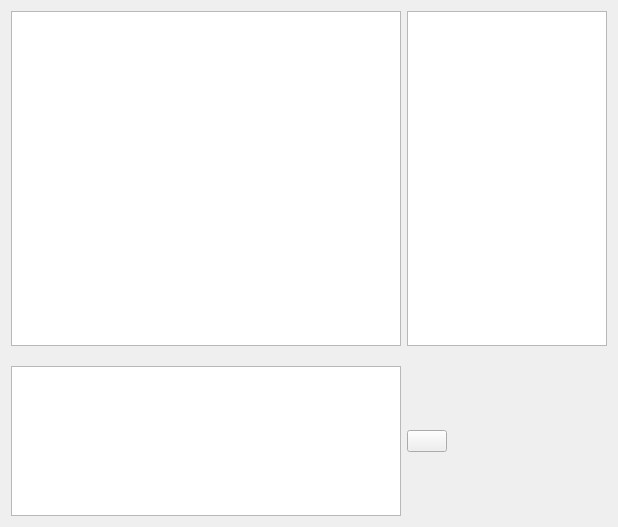
<?xml version="1.0" encoding="UTF-8"?>
<ui version="4.0">
 <class>ChatWindow</class>
 <widget class="QWidget" name="ChatWindow">
  <property name="geometry">
   <rect>
    <x>0</x>
    <y>0</y>
    <width>618</width>
    <height>527</height>
   </rect>
  </property>
  <property name="sizePolicy">
   <sizepolicy hsizetype="Fixed" vsizetype="Fixed">
    <horstretch>0</horstretch>
    <verstretch>0</verstretch>
   </sizepolicy>
  </property>
  <property name="windowTitle">
   <string>Chat cliient v0.0</string>
  </property>
  <layout class="QGridLayout" name="gridLayout" rowstretch="0,0">
   <property name="sizeConstraint">
    <enum>QLayout::SetMaximumSize</enum>
   </property>
   <property name="verticalSpacing">
    <number>20</number>
   </property>
   <item row="1" column="0">
    <widget class="QTextEdit" name="textEdit">
     <property name="sizePolicy">
      <sizepolicy hsizetype="Expanding" vsizetype="Fixed">
       <horstretch>0</horstretch>
       <verstretch>0</verstretch>
      </sizepolicy>
     </property>
     <property name="minimumSize">
      <size>
       <width>0</width>
       <height>150</height>
      </size>
     </property>
     <property name="maximumSize">
      <size>
       <width>16777215</width>
       <height>150</height>
      </size>
     </property>
    </widget>
   </item>
   <item row="1" column="1">
    <widget class="QPushButton" name="sendButton">
     <property name="sizePolicy">
      <sizepolicy hsizetype="Maximum" vsizetype="Maximum">
       <horstretch>0</horstretch>
       <verstretch>0</verstretch>
      </sizepolicy>
     </property>
     <property name="text">
      <string/>
     </property>
     <property name="icon">
      <iconset resource="client_path.qrc">
       <normaloff>:/ico/ico/email.png</normaloff>:/ico/ico/email.png</iconset>
     </property>
     <property name="iconSize">
      <size>
       <width>150</width>
       <height>50</height>
      </size>
     </property>
    </widget>
   </item>
   <item row="0" column="1">
    <widget class="QListWidget" name="clientList">
     <property name="enabled">
      <bool>true</bool>
     </property>
     <property name="sizePolicy">
      <sizepolicy hsizetype="Maximum" vsizetype="Expanding">
       <horstretch>0</horstretch>
       <verstretch>0</verstretch>
      </sizepolicy>
     </property>
     <property name="maximumSize">
      <size>
       <width>200</width>
       <height>16777215</height>
      </size>
     </property>
    </widget>
   </item>
   <item row="0" column="0">
    <widget class="QPlainTextEdit" name="textBrowser">
     <property name="focusPolicy">
      <enum>Qt::NoFocus</enum>
     </property>
     <property name="readOnly">
      <bool>true</bool>
     </property>
    </widget>
   </item>
  </layout>
 </widget>
 <resources>
  <include location="client_path.qrc"/>
 </resources>
 <connections/>
</ui>
